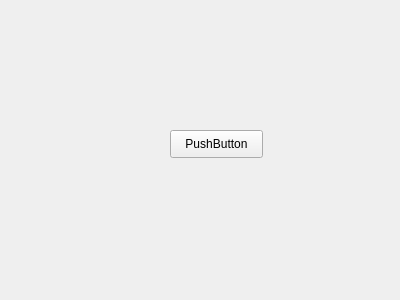
<?xml version="1.0" encoding="UTF-8"?>
<ui version="4.0">
 <class>Form</class>
 <widget class="QWidget" name="Form">
  <property name="geometry">
   <rect>
    <x>0</x>
    <y>0</y>
    <width>400</width>
    <height>300</height>
   </rect>
  </property>
  <property name="windowTitle">
   <string>Form</string>
  </property>
  <widget class="QPushButton" name="pushButton">
   <property name="geometry">
    <rect>
     <x>170</x>
     <y>130</y>
     <width>93</width>
     <height>28</height>
    </rect>
   </property>
   <property name="text">
    <string>PushButton</string>
   </property>
  </widget>
 </widget>
 <resources/>
 <connections/>
</ui>
